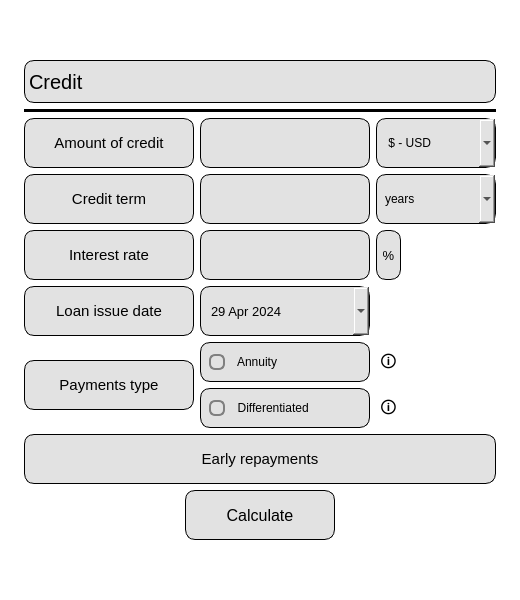
<?xml version="1.0" encoding="UTF-8"?>
<ui version="4.0">
 <class>s21_credit</class>
 <widget class="QMainWindow" name="s21_credit">
  <property name="geometry">
   <rect>
    <x>0</x>
    <y>0</y>
    <width>520</width>
    <height>600</height>
   </rect>
  </property>
  <property name="minimumSize">
   <size>
    <width>520</width>
    <height>600</height>
   </size>
  </property>
  <property name="maximumSize">
   <size>
    <width>520</width>
    <height>600</height>
   </size>
  </property>
  <property name="windowTitle">
   <string>Calculator (by kossadda)</string>
  </property>
  <property name="windowIcon">
   <iconset>
    <normaloff>../pics/credit.png</normaloff>../pics/credit.png</iconset>
  </property>
  <property name="windowOpacity">
   <double>0.975000000000000</double>
  </property>
  <widget class="QWidget" name="centralwidget">
   <property name="minimumSize">
    <size>
     <width>440</width>
     <height>550</height>
    </size>
   </property>
   <property name="maximumSize">
    <size>
     <width>16777215</width>
     <height>16777215</height>
    </size>
   </property>
   <property name="styleSheet">
    <string notr="true">background-color: rgb(255, 255, 255);</string>
   </property>
   <layout class="QGridLayout" name="gridLayout">
    <item row="3" column="0">
     <layout class="QGridLayout" name="layout">
      <property name="leftMargin">
       <number>15</number>
      </property>
      <property name="topMargin">
       <number>15</number>
      </property>
      <property name="rightMargin">
       <number>15</number>
      </property>
      <property name="bottomMargin">
       <number>15</number>
      </property>
      <item row="9" column="1">
       <widget class="QRadioButton" name="differentiated">
        <property name="sizePolicy">
         <sizepolicy hsizetype="Fixed" vsizetype="Fixed">
          <horstretch>0</horstretch>
          <verstretch>0</verstretch>
         </sizepolicy>
        </property>
        <property name="minimumSize">
         <size>
          <width>170</width>
          <height>25</height>
         </size>
        </property>
        <property name="maximumSize">
         <size>
          <width>16777215</width>
          <height>40</height>
         </size>
        </property>
        <property name="styleSheet">
         <string notr="true">QRadioButton::indicator {
    border: 2px solid #808080;
    width: 12px;
    height: 12px;
    border-radius: 6px;
	color: rgb(0, 0, 0);
}

QRadioButton::indicator:checked {
    background-color: rgb(175, 97, 33);
    border: 3px solid #808080;
}

QRadioButton{
    border-radius: 10px;
    padding: 0 8px;
	background-color: rgb(226, 226, 226);
	color:black;
	border: 1px solid black;
}
</string>
        </property>
        <property name="text">
         <string>  Differentiated</string>
        </property>
       </widget>
      </item>
      <item row="5" column="1">
       <widget class="QLineEdit" name="time_edit">
        <property name="sizePolicy">
         <sizepolicy hsizetype="Fixed" vsizetype="Expanding">
          <horstretch>0</horstretch>
          <verstretch>0</verstretch>
         </sizepolicy>
        </property>
        <property name="minimumSize">
         <size>
          <width>170</width>
          <height>35</height>
         </size>
        </property>
        <property name="maximumSize">
         <size>
          <width>16777215</width>
          <height>50</height>
         </size>
        </property>
        <property name="font">
         <font>
          <pointsize>10</pointsize>
         </font>
        </property>
        <property name="styleSheet">
         <string notr="true">QLineEdit {
    border-radius: 10px;
    padding: 0 8px;
	background-color: rgb(226, 226, 226);
	color:black;
	border: 1px solid black;
}</string>
        </property>
        <property name="text">
         <string/>
        </property>
        <property name="placeholderText">
         <string/>
        </property>
       </widget>
      </item>
      <item row="7" column="0">
       <widget class="QLabel" name="loan_label">
        <property name="sizePolicy">
         <sizepolicy hsizetype="Fixed" vsizetype="Expanding">
          <horstretch>0</horstretch>
          <verstretch>0</verstretch>
         </sizepolicy>
        </property>
        <property name="minimumSize">
         <size>
          <width>170</width>
          <height>35</height>
         </size>
        </property>
        <property name="maximumSize">
         <size>
          <width>16777215</width>
          <height>50</height>
         </size>
        </property>
        <property name="font">
         <font>
          <pointsize>11</pointsize>
         </font>
        </property>
        <property name="styleSheet">
         <string notr="true">border-radius: 10px;
background-color: rgb(226, 226, 226);
color:black;
border: 1px solid black;</string>
        </property>
        <property name="text">
         <string>Loan issue date</string>
        </property>
        <property name="alignment">
         <set>Qt::AlignCenter</set>
        </property>
       </widget>
      </item>
      <item row="4" column="0">
       <widget class="QLabel" name="amount_label">
        <property name="sizePolicy">
         <sizepolicy hsizetype="Fixed" vsizetype="Expanding">
          <horstretch>0</horstretch>
          <verstretch>0</verstretch>
         </sizepolicy>
        </property>
        <property name="minimumSize">
         <size>
          <width>170</width>
          <height>35</height>
         </size>
        </property>
        <property name="maximumSize">
         <size>
          <width>16777215</width>
          <height>50</height>
         </size>
        </property>
        <property name="font">
         <font>
          <pointsize>11</pointsize>
         </font>
        </property>
        <property name="styleSheet">
         <string notr="true">border-radius: 10px;
background-color: rgb(226, 226, 226);
color:black;
border: 1px solid black;</string>
        </property>
        <property name="text">
         <string>Amount of credit</string>
        </property>
        <property name="alignment">
         <set>Qt::AlignCenter</set>
        </property>
       </widget>
      </item>
      <item row="4" column="1">
       <widget class="QLineEdit" name="amount_edit">
        <property name="sizePolicy">
         <sizepolicy hsizetype="Fixed" vsizetype="Expanding">
          <horstretch>0</horstretch>
          <verstretch>0</verstretch>
         </sizepolicy>
        </property>
        <property name="minimumSize">
         <size>
          <width>170</width>
          <height>35</height>
         </size>
        </property>
        <property name="maximumSize">
         <size>
          <width>16777215</width>
          <height>50</height>
         </size>
        </property>
        <property name="font">
         <font>
          <pointsize>10</pointsize>
         </font>
        </property>
        <property name="styleSheet">
         <string notr="true">QLineEdit {
    border-radius: 10px;
    padding: 0 8px;
	background-color: rgb(226, 226, 226);
	color:black;
	border: 1px solid black;
}</string>
        </property>
        <property name="text">
         <string/>
        </property>
        <property name="placeholderText">
         <string/>
        </property>
       </widget>
      </item>
      <item row="11" column="0" colspan="3">
       <layout class="QVBoxLayout" name="layout_1"/>
      </item>
      <item row="5" column="0">
       <widget class="QLabel" name="credit_label">
        <property name="sizePolicy">
         <sizepolicy hsizetype="Fixed" vsizetype="Expanding">
          <horstretch>0</horstretch>
          <verstretch>0</verstretch>
         </sizepolicy>
        </property>
        <property name="minimumSize">
         <size>
          <width>170</width>
          <height>35</height>
         </size>
        </property>
        <property name="maximumSize">
         <size>
          <width>16777215</width>
          <height>50</height>
         </size>
        </property>
        <property name="font">
         <font>
          <pointsize>11</pointsize>
         </font>
        </property>
        <property name="styleSheet">
         <string notr="true">border-radius: 10px;
background-color: rgb(226, 226, 226);
color:black;
border: 1px solid black;</string>
        </property>
        <property name="text">
         <string>Credit term</string>
        </property>
        <property name="alignment">
         <set>Qt::AlignCenter</set>
        </property>
       </widget>
      </item>
      <item row="12" column="0" colspan="3">
       <layout class="QHBoxLayout" name="layout_2">
        <item>
         <spacer name="spacer_6">
          <property name="orientation">
           <enum>Qt::Horizontal</enum>
          </property>
          <property name="sizeType">
           <enum>QSizePolicy::Preferred</enum>
          </property>
          <property name="sizeHint" stdset="0">
           <size>
            <width>40</width>
            <height>20</height>
           </size>
          </property>
         </spacer>
        </item>
        <item>
         <widget class="QPushButton" name="calculate">
          <property name="sizePolicy">
           <sizepolicy hsizetype="Fixed" vsizetype="Fixed">
            <horstretch>0</horstretch>
            <verstretch>0</verstretch>
           </sizepolicy>
          </property>
          <property name="minimumSize">
           <size>
            <width>150</width>
            <height>50</height>
           </size>
          </property>
          <property name="maximumSize">
           <size>
            <width>150</width>
            <height>50</height>
           </size>
          </property>
          <property name="font">
           <font>
            <pointsize>12</pointsize>
           </font>
          </property>
          <property name="styleSheet">
           <string notr="true">QPushButton {
border-radius: 10px;
background-color: rgb(226, 226, 226);
color:black;
border: 1px solid black;
}

QPushButton:pressed {
background-color: rgb(175, 97, 33);
}</string>
          </property>
          <property name="text">
           <string>Calculate</string>
          </property>
         </widget>
        </item>
        <item>
         <spacer name="spacer_5">
          <property name="orientation">
           <enum>Qt::Horizontal</enum>
          </property>
          <property name="sizeType">
           <enum>QSizePolicy::Preferred</enum>
          </property>
          <property name="sizeHint" stdset="0">
           <size>
            <width>40</width>
            <height>20</height>
           </size>
          </property>
         </spacer>
        </item>
       </layout>
      </item>
      <item row="10" column="0" colspan="3">
       <widget class="QLabel" name="payment_2">
        <property name="sizePolicy">
         <sizepolicy hsizetype="Preferred" vsizetype="Preferred">
          <horstretch>0</horstretch>
          <verstretch>0</verstretch>
         </sizepolicy>
        </property>
        <property name="minimumSize">
         <size>
          <width>0</width>
          <height>35</height>
         </size>
        </property>
        <property name="maximumSize">
         <size>
          <width>1558154</width>
          <height>50</height>
         </size>
        </property>
        <property name="font">
         <font>
          <pointsize>11</pointsize>
         </font>
        </property>
        <property name="styleSheet">
         <string notr="true">border-radius: 10px;
background-color: rgb(226, 226, 226);
color:black;
	border: 1px solid black;</string>
        </property>
        <property name="text">
         <string>Early repayments</string>
        </property>
        <property name="alignment">
         <set>Qt::AlignCenter</set>
        </property>
       </widget>
      </item>
      <item row="3" column="0" colspan="3">
       <widget class="Line" name="line">
        <property name="minimumSize">
         <size>
          <width>0</width>
          <height>1</height>
         </size>
        </property>
        <property name="styleSheet">
         <string notr="true">background-color: rgb(0, 0, 0);</string>
        </property>
        <property name="orientation">
         <enum>Qt::Horizontal</enum>
        </property>
       </widget>
      </item>
      <item row="7" column="1">
       <widget class="QDateEdit" name="date_edit">
        <property name="sizePolicy">
         <sizepolicy hsizetype="Fixed" vsizetype="Expanding">
          <horstretch>0</horstretch>
          <verstretch>0</verstretch>
         </sizepolicy>
        </property>
        <property name="minimumSize">
         <size>
          <width>170</width>
          <height>35</height>
         </size>
        </property>
        <property name="maximumSize">
         <size>
          <width>16777215</width>
          <height>50</height>
         </size>
        </property>
        <property name="font">
         <font>
          <pointsize>10</pointsize>
         </font>
        </property>
        <property name="styleSheet">
         <string notr="true">QDateEdit {
    border-radius: 10px;
    padding: 0 8px;
	background-color: rgb(226, 226, 226);
	color:black;
	border: 1px solid black;
}

QDateEdit::drop-down {
    image: url(/home/kossadda/develop/C7_s21_smartcalc/src/s21_pics/down_arrow.png);
	width: 20px;
	height: 35px;
	margin-right: 5px;
}

QDateEdit QCalendarWidget {
    color: black;
}

QDateEdit QCalendarWidget QAbstractItemView {
    background-color: white;
    color: black;
}

QDateEdit QCalendarWidget QToolButton {
    color: black;
}

QDateEdit QCalendarWidget QToolButton QMenu {
    color: black;
}</string>
        </property>
        <property name="maximumDateTime">
         <datetime>
          <hour>20</hour>
          <minute>59</minute>
          <second>59</second>
          <year>9999</year>
          <month>12</month>
          <day>11</day>
         </datetime>
        </property>
        <property name="calendarPopup">
         <bool>true</bool>
        </property>
        <property name="date">
         <date>
          <year>2024</year>
          <month>4</month>
          <day>29</day>
         </date>
        </property>
       </widget>
      </item>
      <item row="9" column="2">
       <widget class="QLabel" name="info_label_2">
        <property name="sizePolicy">
         <sizepolicy hsizetype="Fixed" vsizetype="Fixed">
          <horstretch>0</horstretch>
          <verstretch>0</verstretch>
         </sizepolicy>
        </property>
        <property name="minimumSize">
         <size>
          <width>25</width>
          <height>25</height>
         </size>
        </property>
        <property name="maximumSize">
         <size>
          <width>16777215</width>
          <height>40</height>
         </size>
        </property>
        <property name="font">
         <font>
          <pointsize>12</pointsize>
         </font>
        </property>
        <property name="toolTip">
         <string>&lt;html&gt;&lt;head/&gt;&lt;body&gt;&lt;p&gt;Differentiated payment is a variant of monthly loan payment, when the size of the monthly loan repayment gradually decreases towards the end of the loan period.&lt;/p&gt;&lt;/body&gt;&lt;/html&gt;</string>
        </property>
        <property name="styleSheet">
         <string notr="true">QToolTip {
    padding: 0 8px;
	background-color: rgb(226, 226, 226);
	color:black;
	border: 1px solid black;
}

QLabel {
	margin-top: 3px;
	color:black;
}
</string>
        </property>
        <property name="text">
         <string>🛈</string>
        </property>
        <property name="alignment">
         <set>Qt::AlignCenter</set>
        </property>
       </widget>
      </item>
      <item row="2" column="0" colspan="3">
       <widget class="QComboBox" name="creditBox">
        <property name="sizePolicy">
         <sizepolicy hsizetype="Expanding" vsizetype="Expanding">
          <horstretch>0</horstretch>
          <verstretch>0</verstretch>
         </sizepolicy>
        </property>
        <property name="minimumSize">
         <size>
          <width>0</width>
          <height>43</height>
         </size>
        </property>
        <property name="maximumSize">
         <size>
          <width>16777215</width>
          <height>43</height>
         </size>
        </property>
        <property name="font">
         <font>
          <pointsize>15</pointsize>
          <bold>false</bold>
          <underline>false</underline>
         </font>
        </property>
        <property name="styleSheet">
         <string notr="true">QComboBox {
	border-radius: 10px;
	background-color: rgb(226, 226, 226);
	border: 15px; 
	text-align: center;
	color: rgb(0, 0, 0);
	border: 1px solid black;
}

QComboBox::drop-down {
	border: none; 
}</string>
        </property>
        <property name="editable">
         <bool>false</bool>
        </property>
        <property name="placeholderText">
         <string/>
        </property>
        <property name="frame">
         <bool>true</bool>
        </property>
        <item>
         <property name="text">
          <string>Credit</string>
         </property>
        </item>
        <item>
         <property name="text">
          <string>Engineer</string>
         </property>
        </item>
        <item>
         <property name="text">
          <string>Deposit</string>
         </property>
        </item>
       </widget>
      </item>
      <item row="6" column="1">
       <widget class="QLineEdit" name="percent_edit">
        <property name="sizePolicy">
         <sizepolicy hsizetype="Fixed" vsizetype="Expanding">
          <horstretch>0</horstretch>
          <verstretch>0</verstretch>
         </sizepolicy>
        </property>
        <property name="minimumSize">
         <size>
          <width>170</width>
          <height>35</height>
         </size>
        </property>
        <property name="maximumSize">
         <size>
          <width>16777215</width>
          <height>50</height>
         </size>
        </property>
        <property name="font">
         <font>
          <pointsize>10</pointsize>
         </font>
        </property>
        <property name="styleSheet">
         <string notr="true">QLineEdit {
    border-radius: 10px;
    padding: 0 8px;
	background-color: rgb(226, 226, 226);
	color:black;
	border: 1px solid black;
}</string>
        </property>
        <property name="text">
         <string/>
        </property>
        <property name="placeholderText">
         <string/>
        </property>
       </widget>
      </item>
      <item row="5" column="2">
       <widget class="QComboBox" name="time_box">
        <property name="sizePolicy">
         <sizepolicy hsizetype="Expanding" vsizetype="Expanding">
          <horstretch>0</horstretch>
          <verstretch>0</verstretch>
         </sizepolicy>
        </property>
        <property name="minimumSize">
         <size>
          <width>50</width>
          <height>35</height>
         </size>
        </property>
        <property name="maximumSize">
         <size>
          <width>16777215</width>
          <height>50</height>
         </size>
        </property>
        <property name="styleSheet">
         <string notr="true">QComboBox {
    border-radius: 10px;
    padding: 0 8px;
    background-color: rgb(226, 226, 226);
    color: black;
    border: 1px solid black;
}

QComboBox::drop-down {
    image: url(/home/kossadda/develop/C7_s21_smartcalc/src/s21_pics/down_arrow.png);
	width: 20px;
	height: 35px;
	margin-right: 5px;
}</string>
        </property>
        <item>
         <property name="text">
          <string>years</string>
         </property>
        </item>
        <item>
         <property name="text">
          <string>months</string>
         </property>
        </item>
       </widget>
      </item>
      <item row="8" column="1">
       <widget class="QRadioButton" name="annuity">
        <property name="sizePolicy">
         <sizepolicy hsizetype="Fixed" vsizetype="Fixed">
          <horstretch>0</horstretch>
          <verstretch>0</verstretch>
         </sizepolicy>
        </property>
        <property name="minimumSize">
         <size>
          <width>170</width>
          <height>25</height>
         </size>
        </property>
        <property name="maximumSize">
         <size>
          <width>16777215</width>
          <height>40</height>
         </size>
        </property>
        <property name="styleSheet">
         <string notr="true">QRadioButton::indicator {
    border: 2px solid #808080;
    width: 12px;
    height: 12px;
    border-radius: 6px;
}

QRadioButton::indicator:checked {
    background-color: rgb(175, 97, 33);
    border: 3px solid #808080;
}

QRadioButton{
    border-radius: 10px;
    padding: 0 8px;
	background-color: rgb(226, 226, 226);
	color:black;
	border: 1px solid black;
}</string>
        </property>
        <property name="text">
         <string>  Annuity</string>
        </property>
       </widget>
      </item>
      <item row="8" column="0" rowspan="2">
       <widget class="QLabel" name="payment_label">
        <property name="sizePolicy">
         <sizepolicy hsizetype="Fixed" vsizetype="Preferred">
          <horstretch>0</horstretch>
          <verstretch>0</verstretch>
         </sizepolicy>
        </property>
        <property name="minimumSize">
         <size>
          <width>170</width>
          <height>35</height>
         </size>
        </property>
        <property name="maximumSize">
         <size>
          <width>1558154</width>
          <height>50</height>
         </size>
        </property>
        <property name="font">
         <font>
          <pointsize>11</pointsize>
         </font>
        </property>
        <property name="styleSheet">
         <string notr="true">border-radius: 10px;
background-color: rgb(226, 226, 226);
color:black;
border: 1px solid black;</string>
        </property>
        <property name="text">
         <string>Payments type</string>
        </property>
        <property name="alignment">
         <set>Qt::AlignCenter</set>
        </property>
       </widget>
      </item>
      <item row="6" column="0">
       <widget class="QLabel" name="interest_label">
        <property name="sizePolicy">
         <sizepolicy hsizetype="Fixed" vsizetype="Expanding">
          <horstretch>0</horstretch>
          <verstretch>0</verstretch>
         </sizepolicy>
        </property>
        <property name="minimumSize">
         <size>
          <width>170</width>
          <height>35</height>
         </size>
        </property>
        <property name="maximumSize">
         <size>
          <width>16777215</width>
          <height>50</height>
         </size>
        </property>
        <property name="font">
         <font>
          <pointsize>11</pointsize>
         </font>
        </property>
        <property name="styleSheet">
         <string notr="true">border-radius: 10px;
background-color: rgb(226, 226, 226);
color:black;
border: 1px solid black;</string>
        </property>
        <property name="text">
         <string>Interest rate</string>
        </property>
        <property name="alignment">
         <set>Qt::AlignCenter</set>
        </property>
       </widget>
      </item>
      <item row="4" column="2">
       <widget class="QComboBox" name="sum_box">
        <property name="sizePolicy">
         <sizepolicy hsizetype="Expanding" vsizetype="Expanding">
          <horstretch>0</horstretch>
          <verstretch>0</verstretch>
         </sizepolicy>
        </property>
        <property name="minimumSize">
         <size>
          <width>50</width>
          <height>35</height>
         </size>
        </property>
        <property name="maximumSize">
         <size>
          <width>16777215</width>
          <height>50</height>
         </size>
        </property>
        <property name="styleSheet">
         <string notr="true">QComboBox {
    border-radius: 10px;
    padding: 0 8px;
    background-color: rgb(226, 226, 226);
    color: black;
    border: 1px solid black;
}

QComboBox::drop-down {
    image: url(/home/kossadda/develop/C7_s21_smartcalc/src/s21_pics/down_arrow.png);
	width: 20px;
	height: 35px;
	margin-right: 5px;
}</string>
        </property>
        <item>
         <property name="text">
          <string> $ - USD</string>
         </property>
        </item>
        <item>
         <property name="text">
          <string> ₽ - RUB</string>
         </property>
        </item>
        <item>
         <property name="text">
          <string> € - EUR</string>
         </property>
        </item>
        <item>
         <property name="text">
          <string> ¥ - CNY</string>
         </property>
        </item>
        <item>
         <property name="text">
          <string> ₹ - INR</string>
         </property>
        </item>
        <item>
         <property name="text">
          <string> ₸ - KZT</string>
         </property>
        </item>
        <item>
         <property name="text">
          <string> ¥ - JPY</string>
         </property>
        </item>
        <item>
         <property name="text">
          <string> ₣ - CHF</string>
         </property>
        </item>
        <item>
         <property name="text">
          <string> ฿ - THB</string>
         </property>
        </item>
        <item>
         <property name="text">
          <string> ₾ - GEL</string>
         </property>
        </item>
       </widget>
      </item>
      <item row="6" column="2">
       <widget class="QLabel" name="percent_label">
        <property name="sizePolicy">
         <sizepolicy hsizetype="Fixed" vsizetype="Expanding">
          <horstretch>0</horstretch>
          <verstretch>0</verstretch>
         </sizepolicy>
        </property>
        <property name="minimumSize">
         <size>
          <width>0</width>
          <height>35</height>
         </size>
        </property>
        <property name="maximumSize">
         <size>
          <width>25</width>
          <height>50</height>
         </size>
        </property>
        <property name="font">
         <font>
          <pointsize>10</pointsize>
         </font>
        </property>
        <property name="styleSheet">
         <string notr="true">border-radius: 10px;
background-color: rgb(226, 226, 226);
color:black;
border: 1px solid black;</string>
        </property>
        <property name="text">
         <string>%</string>
        </property>
        <property name="alignment">
         <set>Qt::AlignCenter</set>
        </property>
       </widget>
      </item>
      <item row="8" column="2">
       <widget class="QLabel" name="info_label_3">
        <property name="sizePolicy">
         <sizepolicy hsizetype="Fixed" vsizetype="Fixed">
          <horstretch>0</horstretch>
          <verstretch>0</verstretch>
         </sizepolicy>
        </property>
        <property name="minimumSize">
         <size>
          <width>25</width>
          <height>25</height>
         </size>
        </property>
        <property name="maximumSize">
         <size>
          <width>16777215</width>
          <height>40</height>
         </size>
        </property>
        <property name="font">
         <font>
          <pointsize>12</pointsize>
         </font>
        </property>
        <property name="toolTip">
         <string>&lt;html&gt;&lt;head/&gt;&lt;body&gt;&lt;p&gt;An annuity payment is a variant of monthly loan payment, when the amount of the monthly payment remains constant throughout the entire loan period.&lt;/p&gt;&lt;/body&gt;&lt;/html&gt;</string>
        </property>
        <property name="styleSheet">
         <string notr="true">QToolTip {
    padding: 0 8px;
	background-color: rgb(226, 226, 226);
	color:black;
	border: 1px solid black;
}

QLabel {
	margin-top: 3px;
	color:black;
}
</string>
        </property>
        <property name="text">
         <string>🛈</string>
        </property>
        <property name="alignment">
         <set>Qt::AlignCenter</set>
        </property>
       </widget>
      </item>
     </layout>
    </item>
   </layout>
  </widget>
 </widget>
 <resources/>
 <connections/>
</ui>
